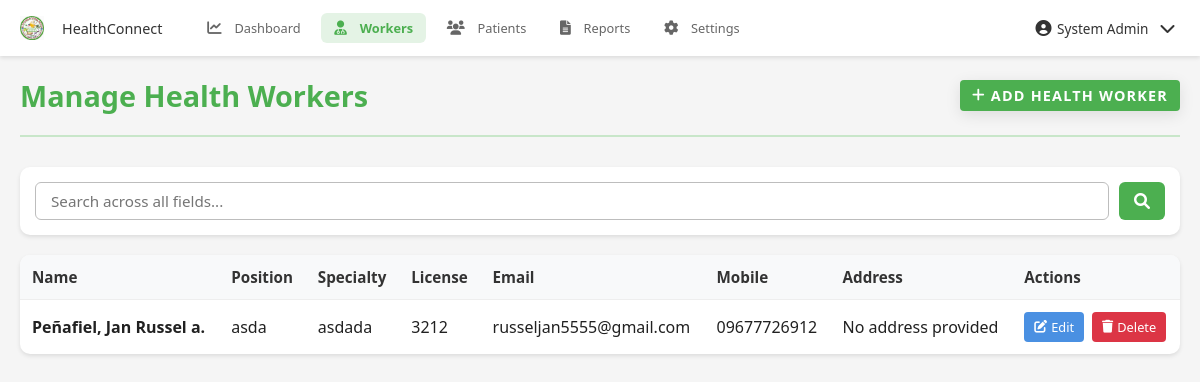
The app's page /pages/admin/health_workers.php (signed in), older data.
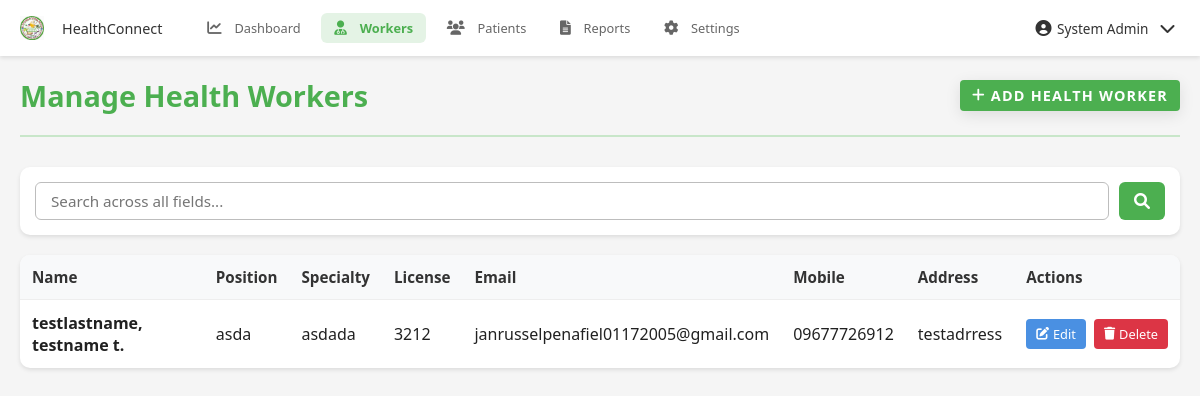
The same page, newer data.
### tables this page shows
CREATE TABLE `health_workers` (
  `health_worker_id` int(11) NOT NULL,
  `user_id` int(11) DEFAULT NULL,
  `position` varchar(100) DEFAULT NULL,
  `license_number` varchar(50) DEFAULT NULL,
  `specialty` varchar(100) DEFAULT NULL,
  `created_at` timestamp NOT NULL DEFAULT current_timestamp(),
  `updated_at` timestamp NOT NULL DEFAULT current_timestamp() ON UPDATE current_timestamp()
);

CREATE TABLE `users` (
  `user_id` int(11) NOT NULL,
  `role_id` int(11) DEFAULT NULL,
  `username` varchar(50) NOT NULL,
  `email` varchar(100) NOT NULL,
  `password` varchar(255) NOT NULL,
  `mobile_number` varchar(20) DEFAULT NULL,
  `first_name` varchar(100) NOT NULL,
  `middle_name` varchar(100) DEFAULT NULL,
  `last_name` varchar(100) NOT NULL,
  `gender` enum('Male','Female','Other') DEFAULT NULL,
  `date_of_birth` date DEFAULT NULL,
  `address` text DEFAULT NULL,
  `profile_picture` varchar(255) DEFAULT NULL,
  `is_active` tinyint(1) DEFAULT 1,
  `last_login` datetime DEFAULT NULL,
  `otp` varchar(6) DEFAULT NULL,
  `otp_expiry` datetime DEFAULT NULL,
  `created_at` timestamp NOT NULL DEFAULT current_timestamp(),
  `updated_at` timestamp NOT NULL DEFAULT current_timestamp() ON UPDATE current_timestamp()
);

### pages/admin/health_workers.php (the view, shortened to what this page needs)
<?php
$database = new Database();
$conn = $database->getConnection();
$search = isset($_GET['search']) ? trim($_GET['search']) : '';
try {
    $params = [];
    $whereClause = "u.role_id = (SELECT role_id FROM user_roles WHERE role_name = 'health_worker')";
    $query = "SELECT u.*, hw.*
              FROM users u
              JOIN health_workers hw ON u.user_id = hw.user_id
              WHERE $whereClause
              ORDER BY u.last_name, u.first_name";
    $stmt = $conn->prepare($query);
    $stmt->execute($params);
    $health_workers = $stmt->fetchAll(PDO::FETCH_ASSOC);
} catch (PDOException $e) {
    error_log("Error fetching health workers: " . $e->getMessage());
    $health_workers = [];
    $_SESSION['error'] = "Error fetching health workers. Please try again.";
}
?>
<!DOCTYPE html>
<html lang="en">
<head>
    <?php include __DIR__ . '/../../includes/header_links.php'; ?>
</head>
<body>
    <?php include __DIR__ . '/../../includes/navbar.php'; ?>
    <div class="container">
        <div class="page-header">
            <h1>Manage Health Workers</h1>
            <div class="header-actions">
                <button class="btn btn-action btn-add" onclick="showAddModal()">
                    <i class="fas fa-plus"></i> Add Health Worker
                </button>
            </div>
        </div>
        <div class="search-container">
            <form class="search-form" method="GET">
                <div class="search-input-container">
                    <input type="text" name="search" class="search-input" placeholder="Search across all fields..." value="<?php echo htmlspecialchars($search); ?>">
                    <button type="submit" class="search-button">
                        <i class="fas fa-search"></i>
                    </button>
                </div>
            </form>
        </div>
        <div class="desktop-table">
            <?php if (!empty($health_workers)): ?>
                <table class="data-table">
                    <thead>
                        <tr>
                            <th>Name</th>
                            <th>Position</th>
                            <th>Specialty</th>
                            <th>License</th>
                            <th>Email</th>
                            <th>Mobile</th>
                            <th>Address</th>
                            <th>Actions</th>
                        </tr>
                    </thead>
                    <tbody>
                        <?php foreach ($health_workers as $worker): ?>
                            <tr>
                                <td>
                                    <strong>
                                        <?php echo htmlspecialchars($worker['last_name'] . ', ' . $worker['first_name']); ?>
                                        <?php if ($worker['middle_name']): ?>
                                            <?php echo ' ' . htmlspecialchars($worker['middle_name'][0]) . '.'; ?>
                                        <?php endif; ?>
                                    </strong>
                                </td>
                                <td><?php echo htmlspecialchars($worker['position']); ?></td>
                                <td><?php echo htmlspecialchars($worker['specialty']); ?></td>
                                <td><?php echo htmlspecialchars($worker['license_number']); ?></td>
                                <td><?php echo htmlspecialchars($worker['email']); ?></td>
                                <td><?php echo htmlspecialchars($worker['mobile_number']); ?></td>
                                <td><?php echo htmlspecialchars($worker['address'] ? $worker['address'] : 'No address provided'); ?></td>
                                <td>
                                    <div class="table-actions">
                                        <button class="btn-action btn-edit" onclick="showEditModal(<?php echo htmlspecialchars(json_encode($worker)); ?>)">
                                            <i class="fas fa-edit"></i> Edit
                                        </button>
                                        <button class="btn-action btn-delete" onclick="confirmDelete(<?php echo $worker['user_id']; ?>)">
                                            <i class="fas fa-trash"></i> Delete
                                        </button>
                                    </div>
                                </td>
                            </tr>
                        <?php endforeach; ?>
                    </tbody>
                </table>
            <?php endif; ?>
        </div>
    </div>
</body>
</html>

Row changes from the older to the newer data that the page shows:
removed health_workers: user.first_name "Peñafiel, Jan Russel", user.middle_name "a", position "asda", specialty "asdada", license_number "3212", user.email "russeljan5555@gmail.com", user.mobile_number "09677726912", user.address "No address provided"
added health_workers: user.first_name "testlastname, testname", user.middle_name "t", position "asda", specialty "asdada", license_number "3212", user.email "janrusselpenafiel01172005@gmail.com", user.mobile_number "09677726912", user.address "testadrress"
